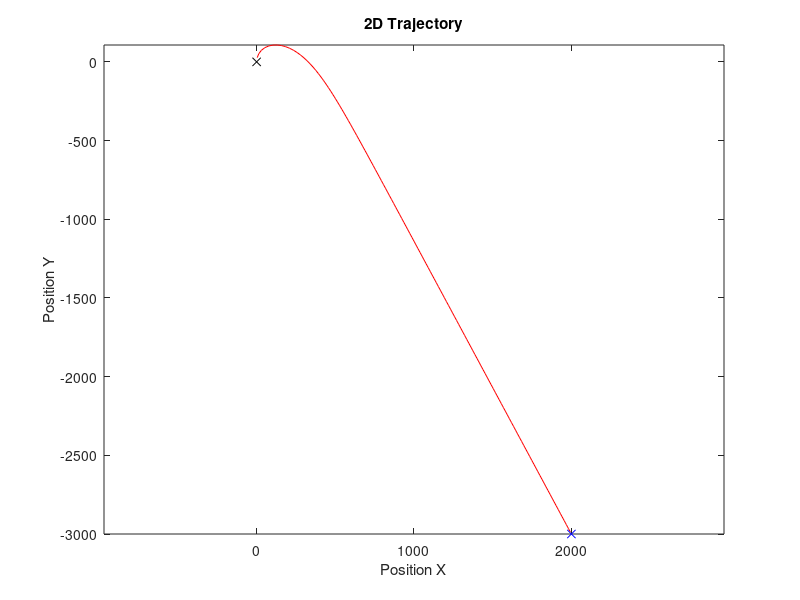
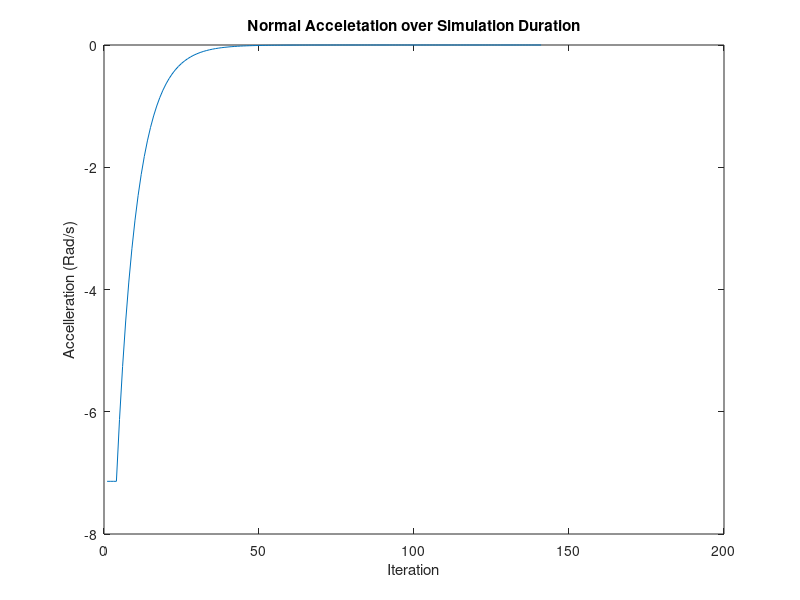
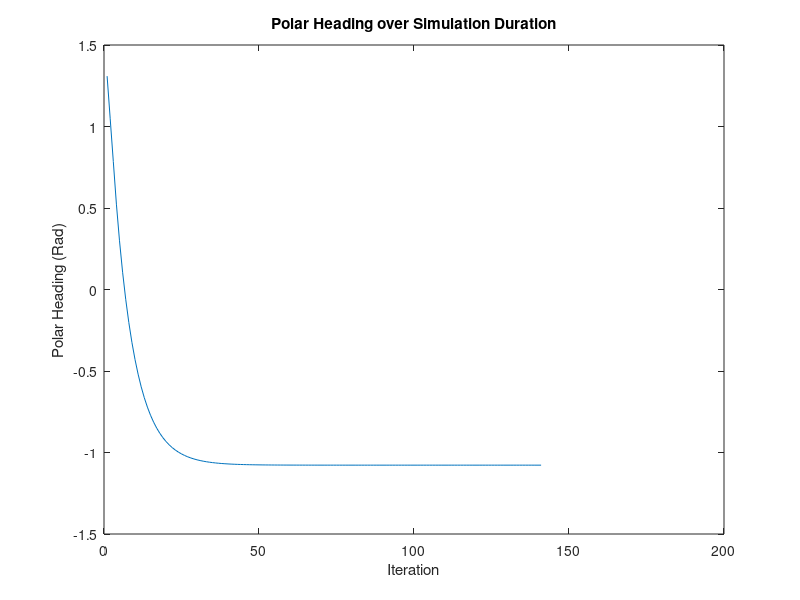
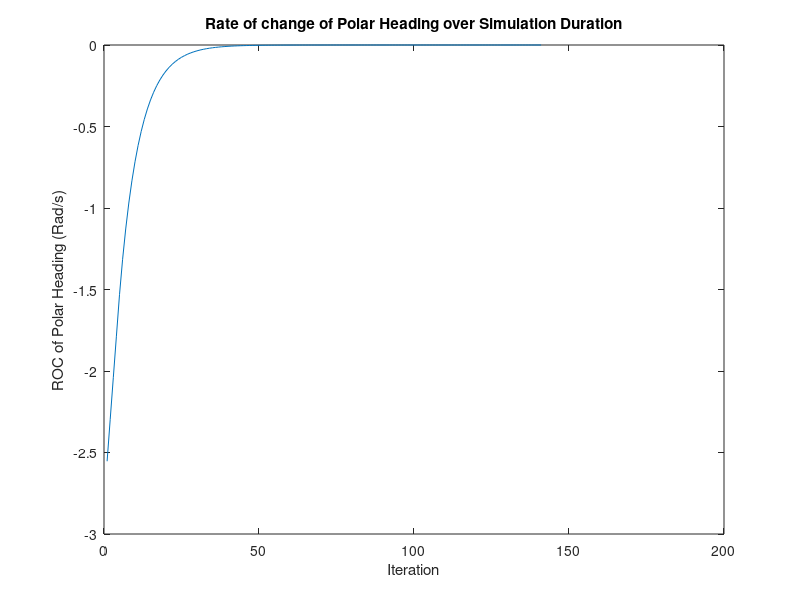

Here is the MATLAB script that generated these plots, in order:
% pfms2d.m
%
% DESCRIPTION:
% This script generates a simple 2D trajectory prediction model for a UAS
% in the xy plane for the required time to reach the specified waypoint.
% The model considers the maximum turning rate of the UAS and utilises P 
% control for guidance.
%
% PFMS Project, 2009
% Nicholas Rutherford

% NOTES:
% -Sampling interval problems

% Perform Maintenance
clear all
close all
clc

%% Script Settings
% Constant
g = 9.80665;                % Nominal acceleration of gravity at sea level (m/s^2)

% Control Settings
prediction_horizon = 10000; % Prediction Horizon
sampling_interval = 1;      % Sampling time
K = 4;                      % Proportional control gain
prox = 25;                  % Assign simulation prox required to complete navigation
tolerance = 1E-5;           % Control Tolerance

% UAS Settings
init_loc_UAS = [0, 0];      % Initial UAS location
init_head_UAS = pi/2;       % Initial UAS angle of motion (radians)
vel_UAS = 0.514444444*53;                                       % Velocity in xy plane (m/s) (Flamingo)
a_n_max = (0.514444444*53)^2/((0.514444444*53)/deg2rad(15));    % Maximum normal accelleration of the UAS (Flamingo)

% Waypoint Data
waypoint = [ 2000, -3000 ];  % Initial target location

% Write out intial states to console
init_cart_r = waypoint - init_loc_UAS;                                   % Initial cart range
[init_LOS, init_pol_range] = cart2pol(init_cart_r(1), init_cart_r(2));   % Initial LOS & polar range

% Calculate intial loop values required for prediction
Ts = 0:sampling_interval:prediction_horizon;    % Sampling Vector
loc_UAS = init_loc_UAS;                         % Set the loc of UAS
alpha = init_head_UAS;                          % Set heading angle
LOS_temp = init_LOS;                            % Set LOS value
temp_pol_range = init_pol_range;                % Set polar range

% DEBUG Settings
DEBUG = 0;                  % Assign debugging mode (1), Disable (0)
test_break_count = 10000;   % Assign loop break count withing DEBUG mode

% Generate variable storage vectors for plotting
loc_UAS_v = [];
a_n_v = [];
alpha_v = [];
alpha_dot_v = [];
LOS_v = [];
vel_c_v = [];

% Simulation control variables
count = 0;                  % Assign loop counter
at_waypoint = 0;            % Assign control loop boolean value

%% Script
% Begin prediction loop
while (~at_waypoint)   
    % Calculate the range in cartesian coordinates
    cart_r = waypoint - loc_UAS;
                  
    % Calculate LOS and Range in polar coordinates
    [ LOS, pol_range ] = cart2pol(cart_r(1), cart_r(2));
    
    % Find closing velocity
    vel_c = (temp_pol_range-pol_range)/sampling_interval;
    
    % Correct LOS for quadrant
    if LOS < -pi/2
        LOS = LOS + 2*pi;
    end
     
    % Calculate rate of change of LOS                      
    alpha_dot = LOS - alpha/sampling_interval;
    
    % Apply control gain    
    a_n = K*alpha_dot;     
    
    % Correct for a_n conditions
    if abs(a_n) < tolerance
        a_n = 0;        
    elseif a_n > a_n_max
        a_n = a_n_max; 
    elseif a_n < -a_n_max
        a_n = -a_n_max;
    end
    
    % If a_n is not 0, fly about a radius due to a_n
    if a_n ~= 0        
        % Find the radius the UAS is to fly about
        r = vel_UAS^2/a_n;

        % Find change in heading of UAS (angle at centre of circle)
        d_theta = (vel_UAS/(1/sampling_interval))/r;

        % Use cosine rule to determine length of change of position
        d_length = sqrt(r^2 + r^2 - 2*r*r*cos(d_theta));

        % New position is d_theta/2 from old position/velocity
        d_position =  [(d_length*cos(alpha+(d_theta/2))) (d_length*sin(alpha+(d_theta/2)))];         

        % Assign new heading and UAS location
        alpha = alpha + d_theta;            % Update heading angle of UAS     
        loc_UAS = loc_UAS + d_position;     % Find next UAS location       
    else
        % Otherwise fly along heading         
        d_position = [vel_UAS*cos(alpha)*sampling_interval vel_UAS*sin(alpha)*sampling_interval];        
        loc_UAS = loc_UAS + d_position;
    end      
    
    % Aircraft Dynamic Vectors for plotting
    loc_UAS_v = [loc_UAS_v; loc_UAS];       % Create UAS Loction vector
    alpha_dot_v = [alpha_dot_v, alpha_dot]; % Create alpha_dot vector
    a_n_v = [a_n_v, a_n];                   % Create normal accelleration vector
    alpha_v = [alpha_v, alpha];             % Create alpha_dot vector
    LOS_v = [ LOS_v, LOS ];                 % Create LOS vector
    vel_c_v = [vel_c_v, vel_c];             % Create closing velocity vector
    
    % Break from loop if at waypoint
    prox_UAS = norm(loc_UAS - waypoint);    
    if prox_UAS < prox
        display('Aircraft Reached Waypoint');
        break;                
    end
    
    % Save the required updated variables
    LOS_temp = LOS;             % Store previous LOS of UAS 
    temp_pol_range = pol_range; % Store previous polar range
    count = count+1;            % Increment count    
    
    if DEBUG        
        % Display debug values       
        disp('DEBUG_vals = [count, cart_r, LOS, pol_range, vel_c, alpha_dot, a_n, alpha, loc_UAS]'),
        DEBUG_vals = [count, cart_r, LOS, pol_range, vel_c, alpha_dot, a_n, alpha, loc_UAS]        
        % Break at assigned count
        if count == test_break_count
            break;
        end  
    end    
end

% Write count to console
Iterations = count
Sampling_Time = sampling_interval

%/*************************************
% Plot the UAS and WAYPOINT locations
%/*************************************
figure(1)  
plot(loc_UAS_v(:,1), loc_UAS_v(:,2),'r')
hold on
plot(waypoint(1), waypoint(2), 'bx')
plot(init_loc_UAS(1), init_loc_UAS(2), 'kx')
xlabel('Position X'), ylabel('Position Y');
axis('equal')
title('2D Trajectory');

%/*************************************
% Plot the UAS and DYNAMICS
%/*************************************
figure(2)
plot(a_n_v)
xlabel('Iteration'), ylabel('Accelleration (Rad/s)');
title('Normal Acceletation over Simulation Duration');

figure(3)
plot(alpha_v)
xlabel('Iteration'), ylabel('Polar Heading (Rad)');
title('Polar Heading over Simulation Duration');

figure(4)
plot(alpha_dot_v)
xlabel('Iteration'), ylabel('ROC of Polar Heading (Rad/s)');
title('Rate of change of Polar Heading over Simulation Duration');

figure(5)
plot(LOS_v)
xlabel('Iteration'), ylabel('LOS (Rad)');
title('LOS over Simulation Duration');

figure(6)
plot(vel_c_v)
xlabel('Iteration'), ylabel('Closing Velocity (m/s)');
title('Closing Velocity over Simulation Duration');